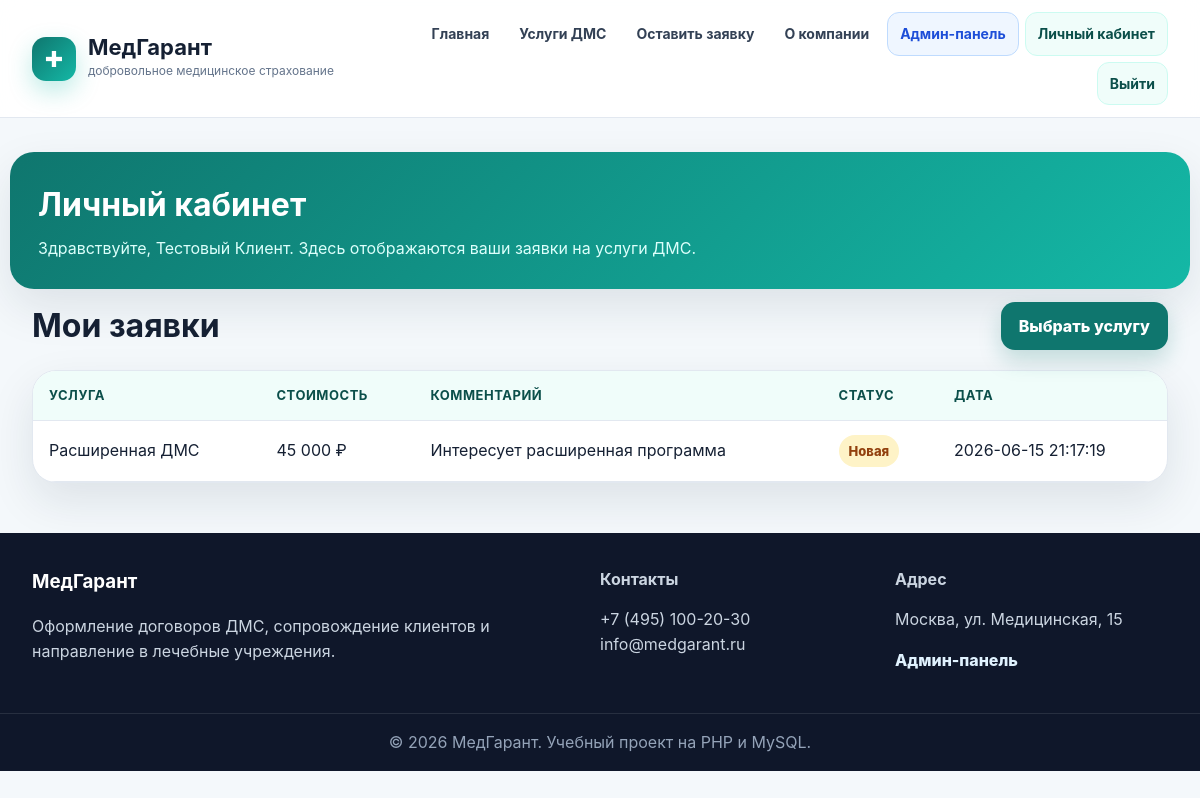
Page /profile.php (signed in) on the committed database.
### tables this page shows
CREATE TABLE client_users (
  id INT AUTO_INCREMENT PRIMARY KEY,
  full_name VARCHAR(150) NOT NULL,
  phone VARCHAR(50) NOT NULL,
  email VARCHAR(120) NOT NULL UNIQUE,
  password_hash VARCHAR(255) NOT NULL,
  birth_date DATE NULL,
  created_at TIMESTAMP DEFAULT CURRENT_TIMESTAMP
);

CREATE TABLE service_applications (
  id INT AUTO_INCREMENT PRIMARY KEY,
  service_id INT NOT NULL,
  user_id INT NULL,
  full_name VARCHAR(150) NOT NULL,
  phone VARCHAR(50) NOT NULL,
  email VARCHAR(120),
  birth_date DATE NULL,
  comment TEXT,
  status ENUM('new','processing','approved','rejected') DEFAULT 'new',
  created_at TIMESTAMP DEFAULT CURRENT_TIMESTAMP,
  FOREIGN KEY (service_id) REFERENCES services(id) ON DELETE CASCADE,
  FOREIGN KEY (user_id) REFERENCES client_users(id) ON DELETE SET NULL
);

CREATE TABLE services (
  id INT AUTO_INCREMENT PRIMARY KEY,
  name VARCHAR(150) NOT NULL,
  description TEXT NOT NULL,
  price DECIMAL(10,2) NOT NULL,
  is_active TINYINT(1) DEFAULT 1,
  created_at TIMESTAMP DEFAULT CURRENT_TIMESTAMP
);

### includes/functions.php (called while the page is built)
<?php
function e($value) {
    return htmlspecialchars((string)$value, ENT_QUOTES, 'UTF-8');
}
function status_label($status) {
    $labels = [
        'active' => 'Активен', 'expired' => 'Истёк', 'draft' => 'Черновик',
        'new' => 'Новая', 'sent' => 'Отправлено', 'completed' => 'Выполнено', 'cancelled' => 'Отменено', 'processing' => 'В обработке', 'approved' => 'Одобрена', 'rejected' => 'Отклонена'
    ];
    return $labels[$status] ?? $status;
}
?>

### profile.php (the view, shortened to what this page needs)
<?php
require 'config/db.php';
$stmt = $pdo->prepare('SELECT * FROM client_users WHERE id=?');
$stmt->execute([$_SESSION['client_user_id']]);
$user = $stmt->fetch();
$stmt = $pdo->prepare('SELECT a.*, s.name service_name, s.price FROM service_applications a JOIN services s ON s.id=a.service_id WHERE a.user_id=? ORDER BY a.id DESC');
$stmt->execute([$_SESSION['client_user_id']]);
$apps = $stmt->fetchAll();
include 'includes/header.php';
?>
<section class="page-hero container"><div class="page-title"><h1>Личный кабинет</h1><p>Здравствуйте, <?= e($user['full_name']) ?>. Здесь отображаются ваши заявки на услуги ДМС.</p></div></section>
<section class="container">
    <div class="section-title"><h2>Мои заявки</h2><a class="btn" href="services.php">Выбрать услугу</a></div>
    <div class="table-wrap"><table class="table"><tr><th>Услуга</th><th>Стоимость</th><th>Комментарий</th><th>Статус</th><th>Дата</th></tr>
    <?php foreach($apps as $a): ?><tr><td><?= e($a['service_name']) ?></td><td><?= number_format($a['price'],0,',',' ') ?> ₽</td><td><?= e($a['comment']) ?></td><td><span class="status <?= e($a['status']) ?>"><?= e(status_label($a['status'])) ?></span></td><td><?= e($a['created_at']) ?></td></tr><?php endforeach; ?>
    </table></div>
</section>
<?php include 'includes/footer.php'; ?>

### assets/style.css (style rules this page uses)
:root { --primary:#0f766e;--primary-dark:#0b4f4a;--accent:#14b8a6;--bg:#f4f8fb;--text:#152033;--muted:#64748b;--card:#fff;--border:#e2e8f0;--danger:#dc2626;--shadow:0 18px 45px rgba(15,35,60,.10) }
* { box-sizing:border-box }
body { margin:0;font-family:Inter,Arial,sans-serif;background:var(--bg);color:var(--text);line-height:1.55 }
.container { max-width:1180px;margin:0 auto;padding:0 22px }
.btn { display:inline-flex;align-items:center;justify-content:center;gap:8px;background:var(--primary);color:white;border:0;border-radius:14px;padding:12px 18px;font-weight:800;text-decoration:none;cursor:pointer;box-shadow:0 10px 22px rgba(15,118,110,.22) }
.hero-card,.card,.form,.table-wrap { background:var(--card);border:1px solid var(--border);border-radius:24px;box-shadow:var(--shadow) }
.section-title { display:flex;align-items:end;justify-content:space-between;gap:20px;margin-bottom:20px }
.section-title h2,.page-title h1 { margin:0;font-size:32px }
.section-title p,.page-title p { color:var(--muted);margin:6px 0 0 }
.page-hero { padding:34px 0 12px }
.page-title { background:linear-gradient(135deg,#0f766e,#14b8a6);color:white;border-radius:24px;padding:28px;box-shadow:var(--shadow) }
.page-title p { color:#dcfffb }
.table-wrap { overflow:auto;margin:20px 0 }
.table { width:100%;border-collapse:collapse;min-width:860px }
.table th,.table td { padding:14px 16px;border-bottom:1px solid var(--border);text-align:left }
.table th { background:#f0fdfa;color:var(--primary-dark);font-size:13px;text-transform:uppercase;letter-spacing:.04em }
.status { display:inline-block;padding:6px 10px;border-radius:999px;background:#e0f2fe;color:#075985;font-weight:800;font-size:13px }
.status.draft,.status.new { background:#fef3c7;color:#92400e }

### rows in the picture
client_users: full_name "Тестовый Клиент"
service_applications: service.name "Расширенная ДМС", service.price "45 000", comment "Интересует расширенная программа", status "Новая", created_at "2026-06-15 21:17:19"

### other values in the picture
$title "Главная"
$title "Услуги ДМС"
$title "Оставить заявку"
$title "О компании"
